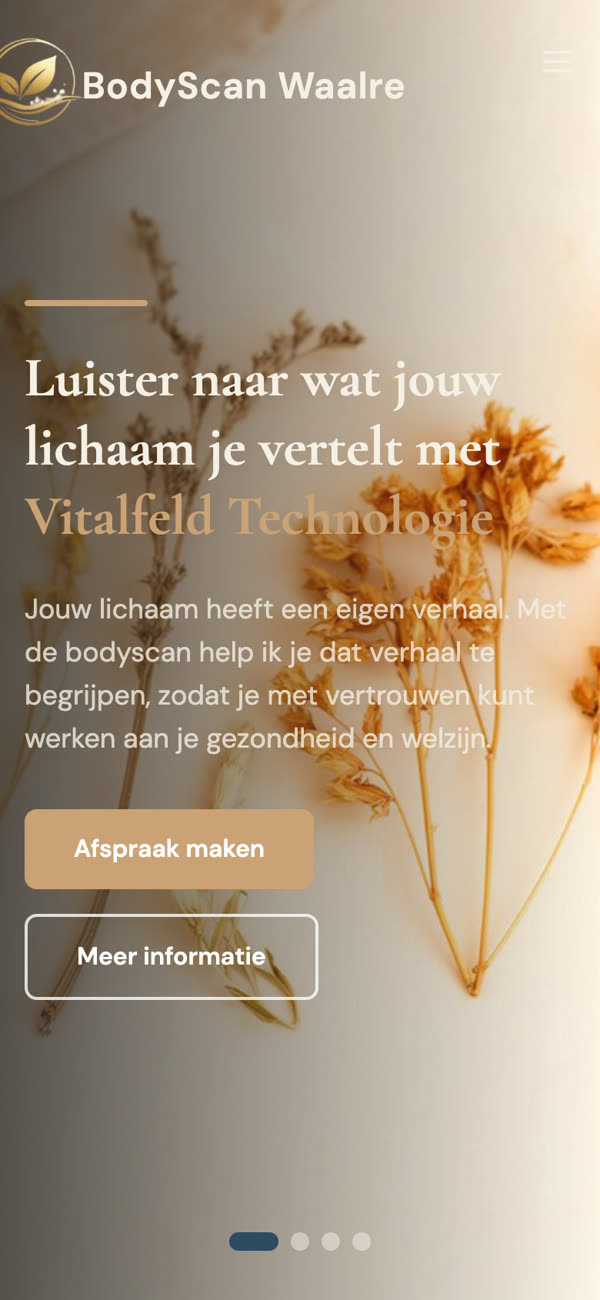
#> input picture assets/work-bodyscan-m.jpg, 600 x 1300 px, given in place of logo.png, which was not available
$ python make-2026-10-26.py
#> lines starting #> are read from the running program, lines starting #| are printed output that depends on the picture; after the words box and inside, x2 and y2 are one past the last pixel; in counts of white or black regions, pixels touching at a corner belong together; pictures that were not available may be replaced by others from this repository, and a replacement may not be noted
import os
from PIL import Image, ImageDraw, ImageFont, ImageFilter
S = os.path.dirname(os.path.abspath(__file__))
A = "/Users/yannickvandenbroek/Documents/Skylinedigital/own site/skyline-digital/assets"
OUT = os.path.join(S, "out"); os.makedirs(OUT, exist_ok=True)
BG = (7, 8, 11); GOLD = (217, 178, 90); GOLDHI = (247, 227, 161); WHITE = (244, 241, 233); DIM = (170, 168, 160)
W, H = 1080, 1350

def font(size, weight=800, face="InterTight.ttf"):
    f = ImageFont.truetype(os.path.join(S, face), size)
    try: f.set_variation_by_axes([weight] if face == "InterTight.ttf" else [14, weight])
    except Exception: pass
    return f

def text_w(d, t, f): return d.textlength(t, font=f)

def wrap(d, text, f, maxw):
    words, lines, cur = text.split(), [], ""
    for w in words:
        t = (cur + " " + w).strip()
        if text_w(d, t, f) <= maxw: cur = t
        else: lines.append(cur); cur = w
    if cur: lines.append(cur)
    return lines

def logo(img, x, y, w=240):
    lg = Image.open(os.path.join(A, "logo.png")).convert("RGBA")
    lg = lg.resize((w, int(lg.height * w / lg.width)), Image.LANCZOS)
    img.paste(lg, (x, y), lg)

def eyebrow(d, x, y, text):
    d.line([(x, y + 13), (x + 48, y + 13)], fill=GOLD, width=3)
    d.text((x + 66, y), text, font=font(26, 600), fill=GOLD, spacing=4)

def rounded(im, r):
    m = Image.new("L", im.size, 0); ImageDraw.Draw(m).rounded_rectangle([0, 0, im.width - 1, im.height - 1], r, fill=255)
    out = Image.new("RGBA", im.size); out.paste(im, (0, 0), m); return out

def glow(img):
    # zachte gouden gloed linksboven, zoals op de site
    g = Image.new("RGBA", img.size, (0, 0, 0, 0)); gd = ImageDraw.Draw(g)
    gd.ellipse([-300, -380, 700, 420], fill=(217, 178, 90, 60))
    g = g.filter(ImageFilter.GaussianBlur(160)); img.alpha_composite(g)

# ---------- Carrousel: websites die we bouwden ----------
def cover():
    img = Image.new("RGBA", (W, H), BG + (255,)); glow(img); d = ImageDraw.Draw(img)
#> in glow, `g = Image.new('RGBA', img.size, (0, 0, 0, 0))`: g: PIL image 1080x1350 RGBA; every value is 0
#> in glow, `g = g.filter(ImageFilter.GaussianBlur(160))`:
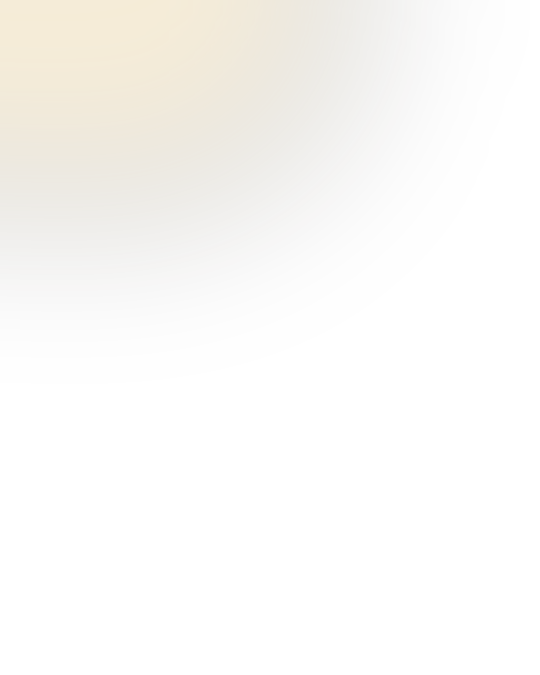
#> g: PIL image 1080x1350 RGBA (shown at 1/2 size); mean R, G, B, A 37.2, 30.5, 15.4, 10.3; transparent parts drawn white
    eyebrow(d, 90, 150, "P O R T F O L I O")
    big = font(120, 900)
    d.text((90, 250), "Websites", font=big, fill=WHITE)
    d.text((90, 380), "die we", font=big, fill=WHITE)
    d.text((90, 510), "bouwden.", font=big, fill=GOLD)
    sub = font(40, 500, "Inter.ttf")
    for i, l in enumerate(wrap(d, "Maatwerk websites voor ondernemers in heel Nederland. Snel, vindbaar en gebouwd om klanten op te leveren.", sub, 860)):
#> in wrap, `words, lines, cur = text.split(), [], ""`: words = ['Maatwerk', 'websites', 'voor', 'ondernemers', 'in', 'heel', 'Nederland.', 'Snel,', 'vindbaar', 'en', 'gebouwd', 'om', 'klanten', 'op', 'te', 'leveren.']; cur = ''
        d.text((90, 720 + i * 58), l, font=sub, fill=DIM)
#> this loop made 3 passes
    d.text((90, 1050), "Swipe", font=font(36, 700), fill=WHITE); d.text((205, 1050), "→", font=font(36, 700), fill=GOLD)
    logo(img, 90, 1180)
    return img

CLIENTS = [
    ("lassie", "Keukenmontage Lassie", "Veendam", "Cinematische site met scroll-animatie"),
    ("dejonge", "De Jonge Elektrotechniek", "Nijkerk", "Krachtige site, gebouwd om gevonden te worden"),
    ("palmyra", "Palmyra Coaching", "Oss", "Rust, balans en vertrouwen in beeld"),
    ("elektropost", "Elektropost", "Woudenberg", "Fris, persoonlijk en helder"),
    ("carslease", "CarsLease", "Eindhoven", "Leaseplatform met calculator"),
]
def client_slide(slug, name, city, line, idx, total):
    img = Image.new("RGBA", (W, H), BG + (255,)); glow(img); d = ImageDraw.Draw(img)
    shot = Image.open(os.path.join(A, f"work-{slug}-m.jpg")).convert("RGB")
    sw = 440; sh = int(shot.height * sw / shot.width)          # 440 x 953
    shot = shot.resize((sw, sh), Image.LANCZOS)
    # telefoonframe
    frame = Image.new("RGBA", (sw + 28, sh + 28), (24, 25, 30, 255)); frame = rounded(frame, 58)
    ph = Image.new("RGBA", frame.size, (0, 0, 0, 0)); ph.alpha_composite(frame)
    ph.alpha_composite(rounded(shot.convert("RGBA"), 44), (14, 14))
    shadow = Image.new("RGBA", (ph.width + 160, ph.height + 160), (0, 0, 0, 0))
    ImageDraw.Draw(shadow).rounded_rectangle([80, 100, 80 + ph.width, 100 + ph.height], 58, fill=(0, 0, 0, 170))
    shadow = shadow.filter(ImageFilter.GaussianBlur(40))
    x = (W - ph.width) // 2; y = 70
    img.alpha_composite(shadow, (x - 80, y - 80)); img.alpha_composite(ph, (x, y))
    # onderbalk met tekst
    grad = Image.new("RGBA", (W, 360), (0, 0, 0, 0)); gd = ImageDraw.Draw(grad)
    for i in range(360): gd.line([(0, i), (W, i)], fill=BG + (int(255 * min(1, i / 140)),))
    img.alpha_composite(grad, (0, H - 360)); d = ImageDraw.Draw(img)
    d.text((90, 1085), f"0{idx}", font=font(30, 700), fill=GOLD)
    d.text((150, 1085), f"·  {city}", font=font(30, 500, "Inter.ttf"), fill=DIM)
    nf = font(58, 800)
    if text_w(d, name, nf) > 900: nf = font(50, 800)
    d.text((90, 1135), name, font=nf, fill=WHITE)
    d.text((90, 1215), line, font=font(34, 500, "Inter.ttf"), fill=DIM)
    d.text((W - 90 - text_w(d, f"{idx}/{total}", font(28, 600)), 1090), f"{idx}/{total}", font=font(28, 600), fill=DIM)
    return img

# [15 lines left out: function cta_slide, not called in this run]

slides = [cover()] + [client_slide(*c, idx=i + 1, total=len(CLIENTS)) for i, c in enumerate(CLIENTS)] + [cta_slide()]
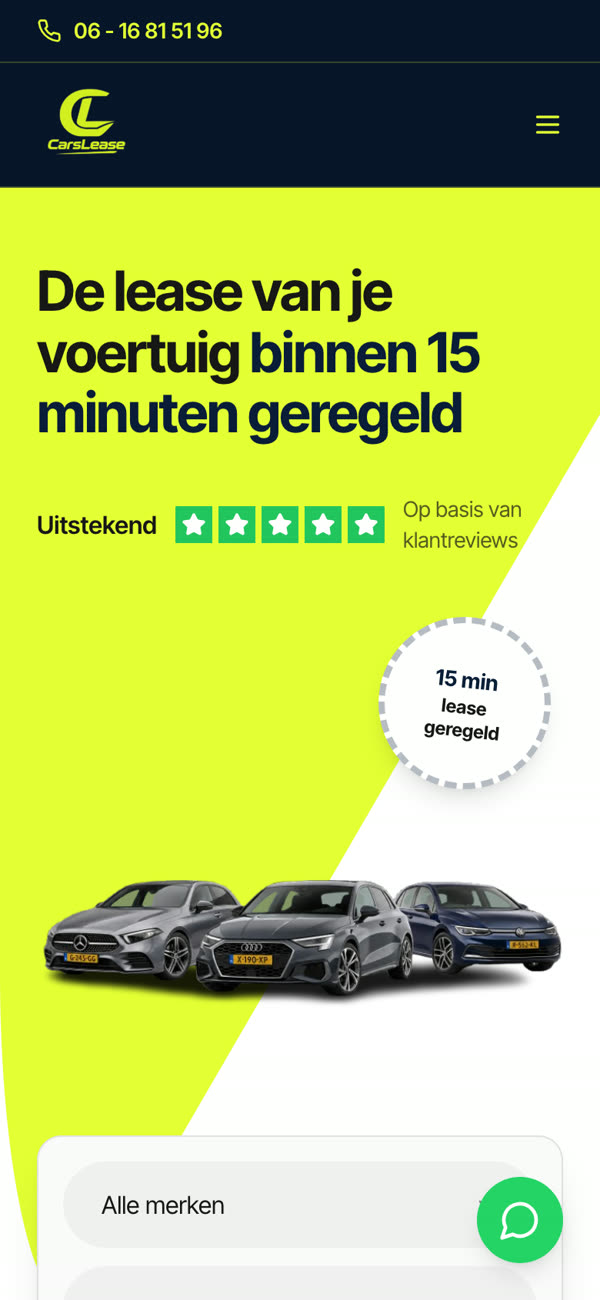
#> input picture assets/work-carslease-m.jpg, 600 x 1300 px, given in place of work-lassie-m.jpg, which was not available
#> in client_slide, shot is the input picture: PIL image 600x1300 RGB; mean R, G, B 182.6, 200.7, 108.1
#> in rounded, `m = Image.new('L', im.size, 0)`: m: PIL image 468x981 L; every value is 0
#> in rounded, `ImageDraw.Draw(m).rounded_rectangle([0, 0, im.width - 1, im.height - 1`:
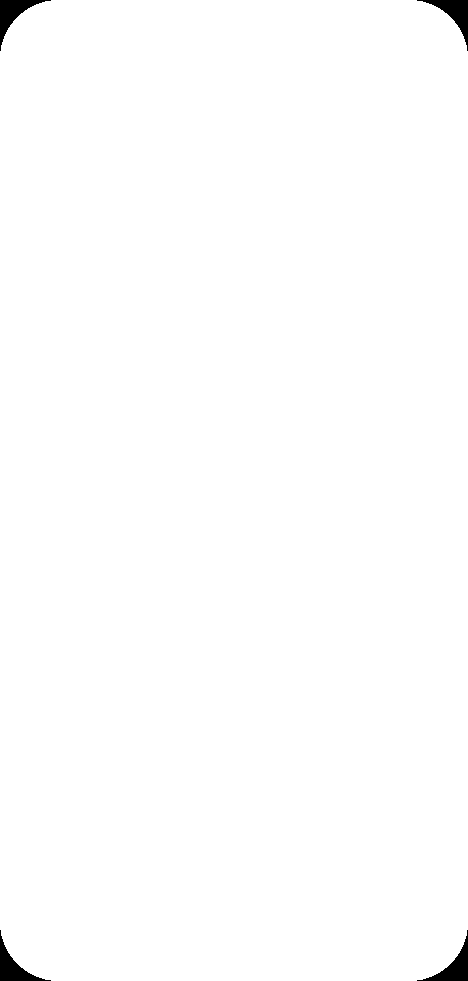
#> m: PIL image 468x981 L; 99.4% white; 4 black regions, box (x1, y1, x2, y2) and area: (0, 0, 51, 51) 739, (417, 0, 468, 51) 739, (0, 930, 51, 981) 739, (417, 930, 468, 981) 739
#> in rounded, `out = Image.new('RGBA', im.size)`: out: PIL image 468x981 RGBA; every value is 0
#> in rounded (call 2), `m = Image.new('L', im.size, 0)`: m: PIL image 440x953 L; every value is 0
#> in rounded (call 2), `ImageDraw.Draw(m).rounded_rectangle([0, 0, im.width - 1, im.height - 1`: m: PIL image 440x953 L; 99.6% white; 4 black regions, box (x1, y1, x2, y2) and area: (0, 0, 38, 38) 427, (402, 0, 440, 38) 427, (0, 915, 38, 953) 427, (402, 915, 440, 953) 427
#> in rounded (call 2), `out = Image.new('RGBA', im.size)`: out: PIL image 440x953 RGBA; every value is 0
#> in client_slide, `shadow = Image.new("RGBA", (ph.width + 160, ph.height + 160), (0, 0, 0..`: shadow: PIL image 628x1141 RGBA; every value is 0
#> in client_slide, `shadow = shadow.filter(ImageFilter.GaussianBlur(40))`:
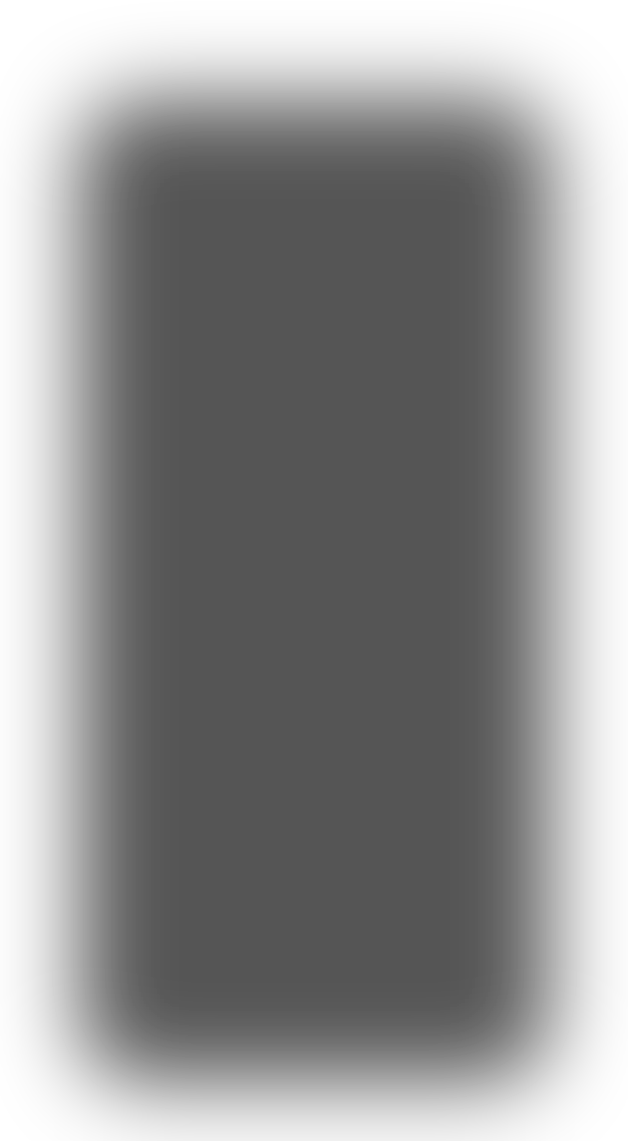
#> shadow: PIL image 628x1141 RGBA; mean R, G, B, A 0, 0, 0, 108.4; transparent parts drawn white
#> in client_slide, `grad = Image.new('RGBA', (W, 360), (0, 0, 0, 0))`: grad: PIL image 1080x360 RGBA; every value is 0
#> in client_slide, `img.alpha_composite(grad, (0, H - 360))`:
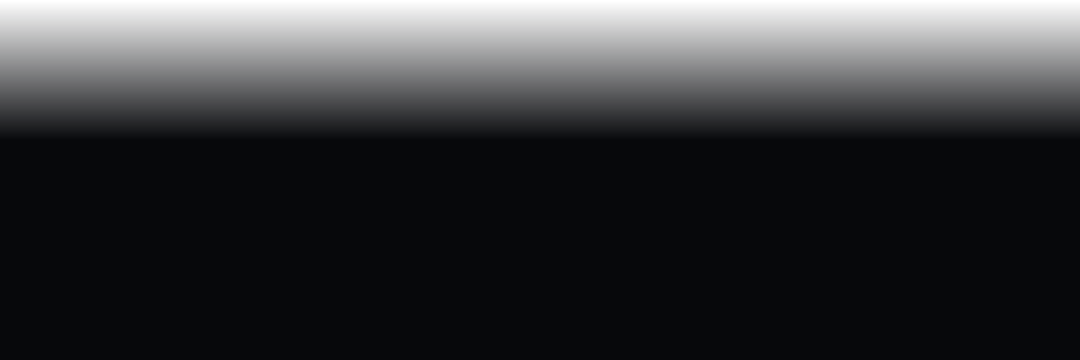
#> grad: PIL image 1080x360 RGBA; mean R, G, B, A 7, 8, 11, 204.9; transparent parts drawn white
#> call 2 of client_slide, with slug = 'dejonge', name = 'De Jonge Elektrotechniek', city = 'Nijkerk', idx = 2, total = 5
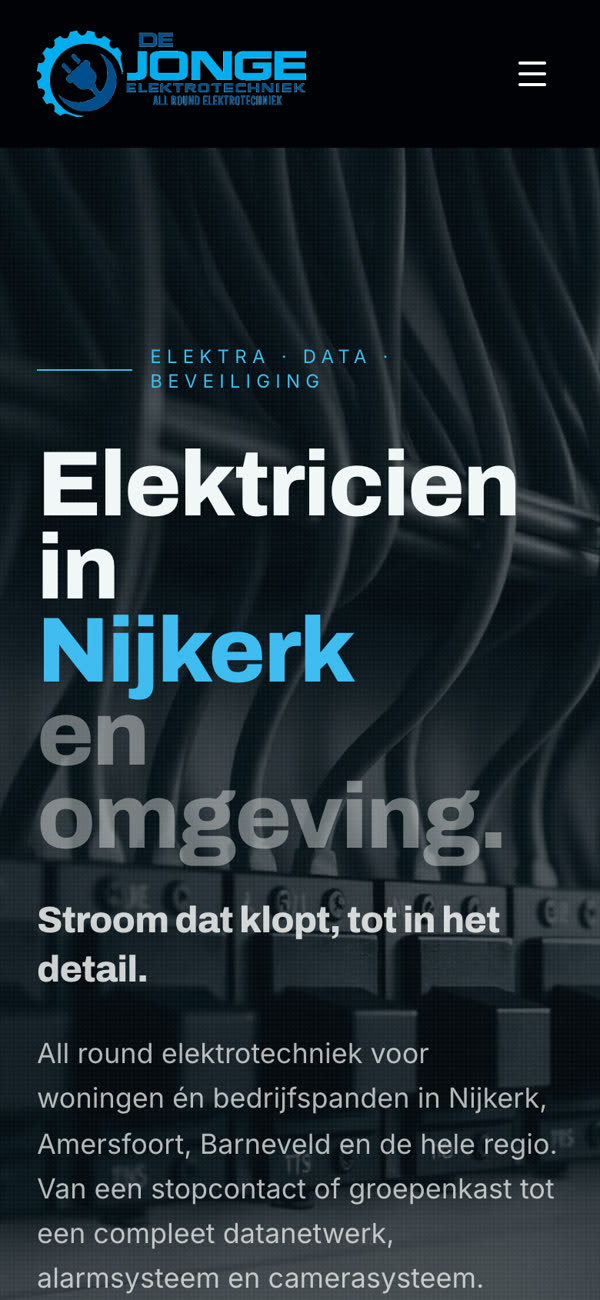
#> input picture assets/work-dejonge-m.jpg, 600 x 1300 px, found by its file name
#> in client_slide, shot is the input picture: PIL image 600x1300 RGB; mean R, G, B 33.5, 45.2, 51.3
#> in client_slide (call 2), `img.alpha_composite(ph, (x, y))`:
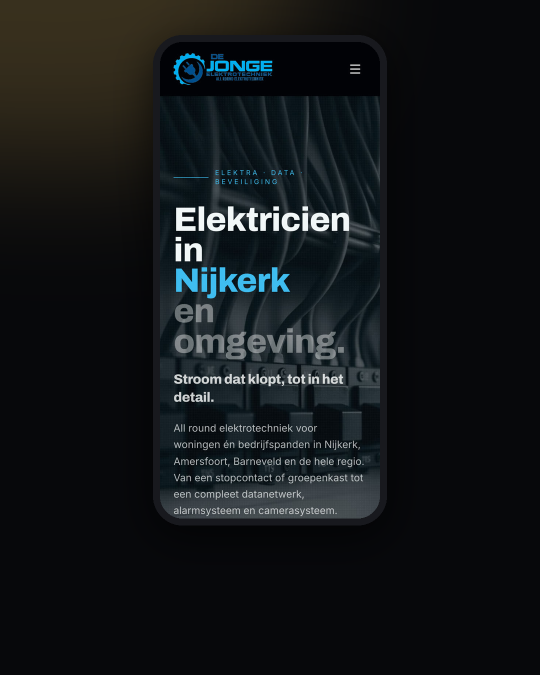
#> img: PIL image 1080x1350 RGBA (shown at 1/2 size); mean R, G, B, A 18.6, 22, 24.2, 255
#> (the run stopped early here; a loop or call above may not have finished)
